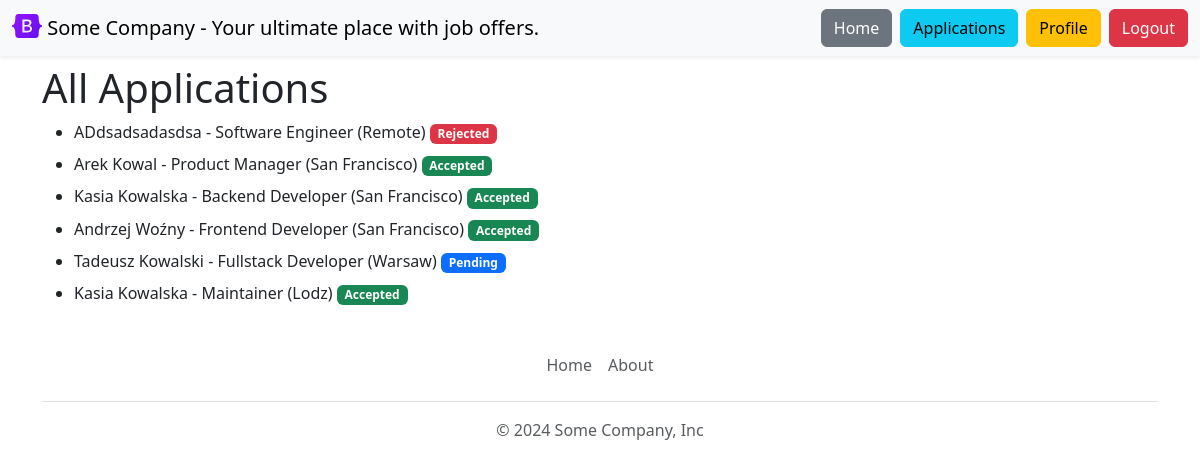
Screenshot of /admin/applications (signed in) with the database file from the repository.
### models.py (models this page shows, shortened)
class Application(db.Model):
    id = Column(Integer, primary_key=True)
    job_id = Column(Integer, ForeignKey('job.id'), nullable=False)
    user_id = Column(Integer, ForeignKey('user.id'), nullable=False)
    full_name = Column(String(120), nullable=False)
    email = Column(String(150), nullable=False)
    linkedin_url = Column(String(200), nullable=False)
    education = Column(Text, nullable=False)
    work_experience = Column(Text, nullable=False)
    resume_url = Column(String(200), nullable=False)
    status = Column(Enum('Pending', 'Accepted', 'Rejected', name='application_status'), default='Pending')
    job = db.relationship('Job', backref='applications')

class Job(db.Model):
    id = Column(Integer, primary_key=True)
    title = Column(String(80), nullable=False)
    location = Column(String(120), nullable=False)
    salary = Column(String(20), nullable=False)
    currency = Column(String(10), nullable=False)
    responsibilities = Column(Text, nullable=False)
    requirements = Column(Text, nullable=False)

### app.py (the view)
@app.route("/admin/applications")
@login_required
def admin_applications():
    if not current_user.is_admin:
        flash('You do not have permission to view this page.', 'error')
        return redirect(url_for('enter_home'))
    applications = Application.query.all()
    return render_template("admin_applications.html", applications=applications)

### app.py (called while the page is built)
@login_manager.user_loader
def load_user(user_id):
    return User.query.get(int(user_id))

### templates/admin_applications.html (shortened to what this page needs)
{% extends 'base.html' %}
{% block content %}
  <h1 class="mt-2">All Applications</h1>
  <ul>
    {% for application in applications %}
    <li class="mb-2">
      <div onclick="toggleDetails({{ application.id }})" style="cursor: pointer;">
        {{ application.full_name }} - {{ application.job.title }} ({{ application.job.location }})
        <span class="badge {% if application.status == 'Accepted' %}bg-success{% elif application.status == 'Rejected' %}bg-danger{% else %}bg-primary{% endif %}">
          {{ application.status }}
        </span>
      </div>
    </li>
    {% endfor %}
  </ul>
{% endblock %}

### rows the page displays
Application: full_name "ADdsadsadasdsa", job "Software Engineer", job.location "Remote", status "Rejected"
Application: full_name "Arek Kowal", job "Product Manager", job.location "San Francisco", status "Accepted"
Application: full_name "Kasia Kowalska", job "Backend Developer", job.location "San Francisco", status "Accepted"
Application: full_name "Andrzej Woźny", job "Frontend Developer", job.location "San Francisco", status "Accepted"
Application: full_name "Tadeusz Kowalski", job "Fullstack Developer", job.location "Warsaw", status "Pending"
Application: full_name "Kasia Kowalska", job "Maintainer", job.location "Lodz", status "Accepted"
